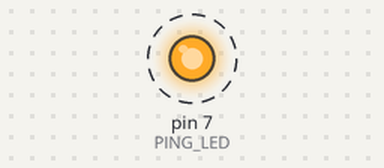
A sketch run on a simulated Arduino Uno, built with avr-gcc and run on an emulated ATmega328P. Parts: output pins drawn as LEDs (lit = HIGH). Dashed ring = blinking.

Above: at 0.5 s.
Timing chart, 0 to 4.6 s (numbered marks = the images above):
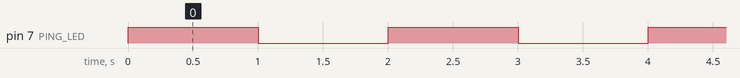

The sketch:

controlo_led_vermelho.ino
```cpp
/*****************************************************************
* Programador: (c) Pedro Ferreira
* Data.......: 11/12/2024
* Observações: Segundo laboratório de SDAC.
*
*                                     Controlo de um led vermelho.
*****************************************************************/

// Constantes
const int PING_LED = 7;
const int TEMPO_ESPERA_MS = 1000;

// Inicializações
void setup(void) {
  pinMode(PING_LED, OUTPUT);
}

//Programa principal
void loop(void)  {
  digitalWrite(PING_LED, HIGH);
  delay(TEMPO_ESPERA_MS);
  digitalWrite(PING_LED, LOW);
  delay(TEMPO_ESPERA_MS);
}
```

Measured:
- by itself, pin 7 (PING_LED): alternates HIGH for 1.0 s and LOW for 1.0 s
